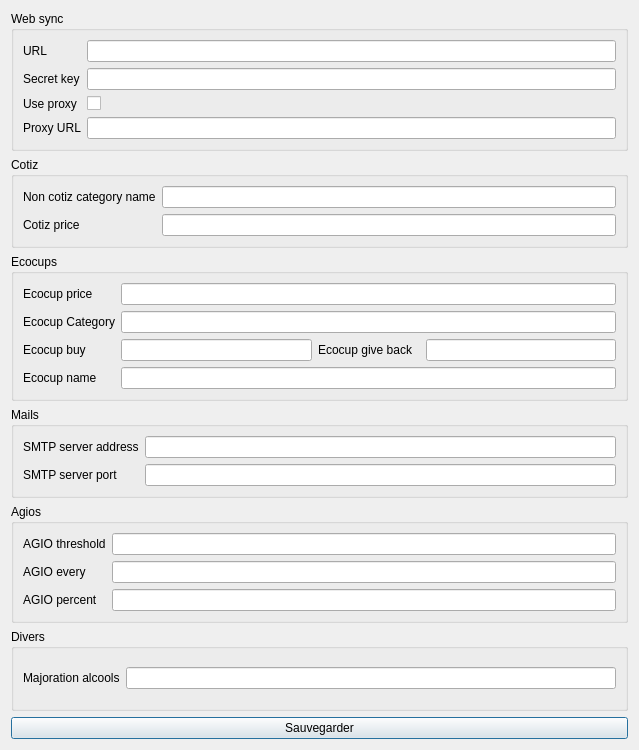
<?xml version="1.0" encoding="UTF-8"?>
<ui version="4.0">
 <class>SettingsWindow</class>
 <widget class="QDialog" name="SettingsWindow">
  <property name="windowModality">
   <enum>Qt::NonModal</enum>
  </property>
  <property name="geometry">
   <rect>
    <x>0</x>
    <y>0</y>
    <width>639</width>
    <height>750</height>
   </rect>
  </property>
  <property name="windowTitle">
   <string>Paramètres</string>
  </property>
  <layout class="QGridLayout" name="gridLayout_13">
   <item row="1" column="0" colspan="2">
    <widget class="QGroupBox" name="web_groupbox">
     <property name="title">
      <string>Web sync</string>
     </property>
     <layout class="QGridLayout" name="gridLayout_8">
      <item row="0" column="0">
       <layout class="QGridLayout" name="gridLayout">
        <item row="0" column="0">
         <widget class="QLabel" name="web_url_label">
          <property name="text">
           <string>URL</string>
          </property>
         </widget>
        </item>
        <item row="1" column="2">
         <widget class="Input" name="web_key_input"/>
        </item>
        <item row="2" column="2">
         <widget class="QCheckBox" name="web_use_proxy_input">
          <property name="sizePolicy">
           <sizepolicy hsizetype="Minimum" vsizetype="Fixed">
            <horstretch>0</horstretch>
            <verstretch>0</verstretch>
           </sizepolicy>
          </property>
          <property name="font">
           <font>
            <pointsize>9</pointsize>
           </font>
          </property>
          <property name="text">
           <string/>
          </property>
         </widget>
        </item>
        <item row="2" column="0">
         <widget class="QLabel" name="web_use_proxy_label">
          <property name="text">
           <string>Use proxy</string>
          </property>
         </widget>
        </item>
        <item row="0" column="2">
         <widget class="Input" name="web_url_input"/>
        </item>
        <item row="1" column="0">
         <widget class="QLabel" name="web_key_label">
          <property name="text">
           <string>Secret key</string>
          </property>
         </widget>
        </item>
        <item row="4" column="2">
         <widget class="Input" name="web_proxy_url_input"/>
        </item>
        <item row="4" column="0">
         <widget class="QLabel" name="web_proxy_url_label">
          <property name="text">
           <string>Proxy URL</string>
          </property>
         </widget>
        </item>
       </layout>
      </item>
     </layout>
    </widget>
   </item>
   <item row="2" column="0" colspan="2">
    <widget class="QGroupBox" name="cotiz_groupbox">
     <property name="title">
      <string>Cotiz</string>
     </property>
     <layout class="QGridLayout" name="gridLayout_7">
      <item row="0" column="0">
       <layout class="QGridLayout" name="gridLayout_2">
        <item row="0" column="0">
         <widget class="QLabel" name="cotiz_noncotiz_name_label">
          <property name="text">
           <string>Non cotiz category name</string>
          </property>
         </widget>
        </item>
        <item row="1" column="0">
         <widget class="QLabel" name="cotiz_price_label">
          <property name="text">
           <string>Cotiz price</string>
          </property>
         </widget>
        </item>
        <item row="0" column="1">
         <widget class="Input" name="cotiz_noncotiz_input"/>
        </item>
        <item row="1" column="1">
         <widget class="Input" name="cotiz_price_input"/>
        </item>
       </layout>
      </item>
     </layout>
    </widget>
   </item>
   <item row="3" column="0" colspan="2">
    <widget class="QGroupBox" name="ecocups_groupbox">
     <property name="title">
      <string>Ecocups</string>
     </property>
     <layout class="QGridLayout" name="gridLayout_9">
      <item row="0" column="1">
       <layout class="QGridLayout" name="gridLayout_3">
        <item row="0" column="0">
         <widget class="QLabel" name="ecocups_price_label">
          <property name="text">
           <string>Ecocup price</string>
          </property>
         </widget>
        </item>
        <item row="3" column="4">
         <widget class="Input" name="ecocups_repay_input"/>
        </item>
        <item row="3" column="0">
         <widget class="QLabel" name="ecocups_buy_label">
          <property name="text">
           <string>Ecocup buy</string>
          </property>
         </widget>
        </item>
        <item row="1" column="0">
         <widget class="QLabel" name="ecocups_category_label">
          <property name="text">
           <string>Ecocup Category</string>
          </property>
         </widget>
        </item>
        <item row="4" column="0">
         <widget class="QLabel" name="ecocups_name_label">
          <property name="text">
           <string>Ecocup name</string>
          </property>
         </widget>
        </item>
        <item row="3" column="2">
         <widget class="QLabel" name="ecocups_repay_label">
          <property name="text">
           <string>Ecocup give back</string>
          </property>
         </widget>
        </item>
        <item row="3" column="1">
         <widget class="Input" name="ecocups_buy_input"/>
        </item>
        <item row="0" column="1" colspan="4">
         <widget class="Input" name="ecocups_price_input"/>
        </item>
        <item row="1" column="1" colspan="4">
         <widget class="Input" name="ecocups_category_input"/>
        </item>
        <item row="4" column="1" colspan="4">
         <widget class="Input" name="ecocups_name_input"/>
        </item>
       </layout>
      </item>
     </layout>
    </widget>
   </item>
   <item row="4" column="0" colspan="2">
    <widget class="QGroupBox" name="mails_groupbox">
     <property name="title">
      <string>Mails</string>
     </property>
     <layout class="QGridLayout" name="gridLayout_11">
      <item row="0" column="0">
       <layout class="QGridLayout" name="gridLayout_4">
        <item row="1" column="0">
         <widget class="QLabel" name="smtp_server_port_label">
          <property name="text">
           <string>SMTP server port</string>
          </property>
         </widget>
        </item>
        <item row="0" column="0">
         <widget class="QLabel" name="smtp_server_address_label">
          <property name="text">
           <string>SMTP server address</string>
          </property>
         </widget>
        </item>
        <item row="0" column="1">
         <widget class="Input" name="smtp_server_address_input"/>
        </item>
        <item row="1" column="1">
         <widget class="Input" name="smtp_server_port_input"/>
        </item>
       </layout>
      </item>
     </layout>
    </widget>
   </item>
   <item row="5" column="0" colspan="2">
    <widget class="QGroupBox" name="agio_groupbox">
     <property name="title">
      <string>Agios</string>
     </property>
     <layout class="QGridLayout" name="gridLayout_10">
      <item row="0" column="0">
       <layout class="QGridLayout" name="gridLayout_5">
        <item row="0" column="0">
         <widget class="QLabel" name="agio_threshold_label">
          <property name="text">
           <string>AGIO threshold</string>
          </property>
         </widget>
        </item>
        <item row="3" column="0">
         <widget class="QLabel" name="agio_percent_label">
          <property name="text">
           <string>AGIO percent</string>
          </property>
         </widget>
        </item>
        <item row="2" column="0">
         <widget class="QLabel" name="agio_every_label">
          <property name="text">
           <string>AGIO every</string>
          </property>
         </widget>
        </item>
        <item row="0" column="1">
         <widget class="Input" name="agio_threshold_input"/>
        </item>
        <item row="2" column="1">
         <widget class="Input" name="agio_every_input"/>
        </item>
        <item row="3" column="1">
         <widget class="Input" name="agio_percent_input"/>
        </item>
       </layout>
      </item>
     </layout>
    </widget>
   </item>
   <item row="6" column="0" colspan="2">
    <widget class="QGroupBox" name="diverse_groupbox">
     <property name="title">
      <string>Divers</string>
     </property>
     <layout class="QGridLayout" name="gridLayout_12">
      <item row="0" column="0">
       <layout class="QGridLayout" name="gridLayout_6">
        <item row="0" column="0">
         <widget class="QLabel" name="majoration_label">
          <property name="text">
           <string>Majoration alcools</string>
          </property>
         </widget>
        </item>
        <item row="0" column="1">
         <widget class="Input" name="majoration_input"/>
        </item>
       </layout>
      </item>
     </layout>
    </widget>
   </item>
   <item row="8" column="0" colspan="2">
    <widget class="QPushButton" name="save_button">
     <property name="text">
      <string>Sauvegarder</string>
     </property>
    </widget>
   </item>
  </layout>
 </widget>
 <customwidgets>
  <customwidget>
   <class>Input</class>
   <extends>QLineEdit</extends>
   <header>gui/input_widget</header>
  </customwidget>
 </customwidgets>
 <tabstops>
  <tabstop>web_url_input</tabstop>
  <tabstop>web_key_input</tabstop>
  <tabstop>web_use_proxy_input</tabstop>
  <tabstop>web_proxy_url_input</tabstop>
  <tabstop>cotiz_noncotiz_input</tabstop>
  <tabstop>cotiz_price_input</tabstop>
  <tabstop>ecocups_price_input</tabstop>
  <tabstop>ecocups_category_input</tabstop>
  <tabstop>ecocups_buy_input</tabstop>
  <tabstop>ecocups_repay_input</tabstop>
  <tabstop>ecocups_name_input</tabstop>
  <tabstop>smtp_server_address_input</tabstop>
  <tabstop>smtp_server_port_input</tabstop>
  <tabstop>agio_threshold_input</tabstop>
  <tabstop>agio_every_input</tabstop>
  <tabstop>agio_percent_input</tabstop>
  <tabstop>majoration_input</tabstop>
  <tabstop>save_button</tabstop>
 </tabstops>
 <resources/>
 <connections>
  <connection>
   <sender>save_button</sender>
   <signal>clicked()</signal>
   <receiver>SettingsWindow</receiver>
   <slot>accept()</slot>
   <hints>
    <hint type="sourcelabel">
     <x>130</x>
     <y>65</y>
    </hint>
    <hint type="destinationlabel">
     <x>130</x>
     <y>43</y>
    </hint>
   </hints>
  </connection>
  <connection>
   <sender>web_use_proxy_input</sender>
   <signal>toggled(bool)</signal>
   <receiver>SettingsWindow</receiver>
   <slot>on_proxy_usage_change(bool)</slot>
   <hints>
    <hint type="sourcelabel">
     <x>345</x>
     <y>88</y>
    </hint>
    <hint type="destinationlabel">
     <x>319</x>
     <y>374</y>
    </hint>
   </hints>
  </connection>
 </connections>
 <slots>
  <slot>on_proxy_usage_change(bool)</slot>
 </slots>
</ui>
